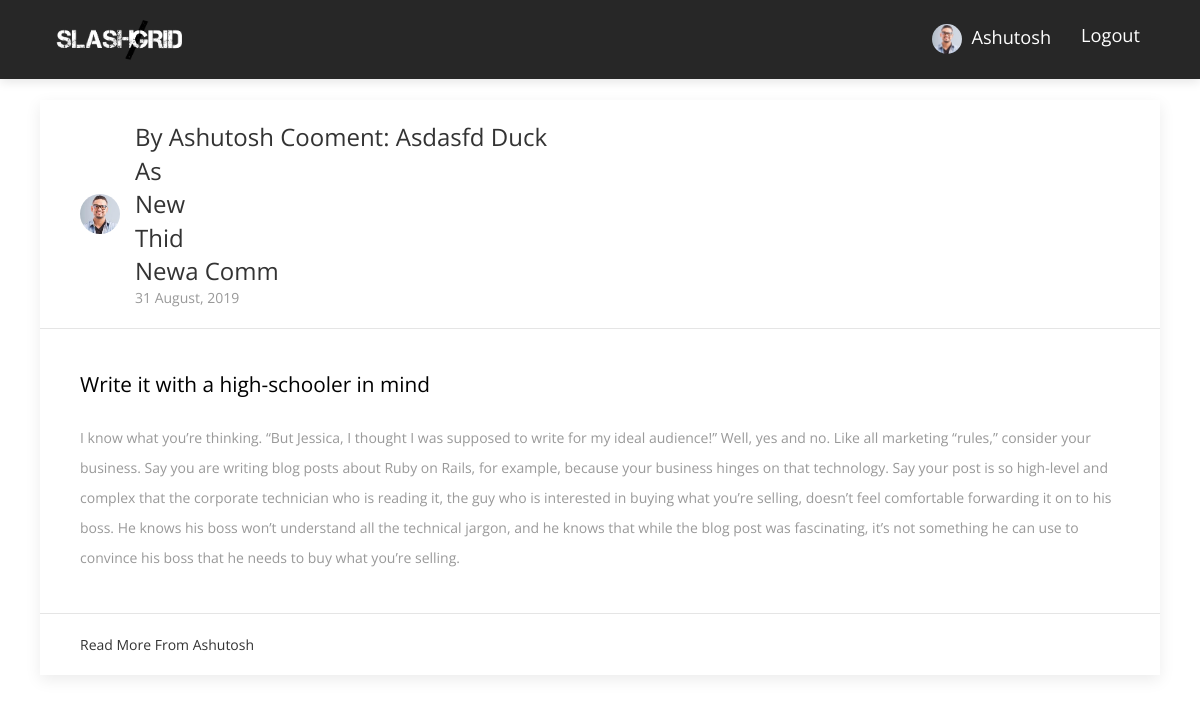
The app's page /post/1 (signed in) with its own data.
### flaskblog/models.py (models this page shows, shortened)
class User(db.Model, UserMixin):
    id = db.Column(db.Integer, primary_key=True)
    username = db.Column(db.String(20), unique=True, nullable=False)
    email = db.Column(db.String(120), unique=True, nullable=False)
    image_file = db.Column(db.String(20), nullable=False, default='default.jpg')
    password = db.Column(db.String(60), nullable=False)
    fb_link = db.Column(db.String(120), unique=True, nullable=True)
    posts = db.relationship('Post', backref='author', lazy=True)
    comment = db.relationship('Comments', backref='author', lazy=True)

class Comments(db.Model):
    id = db.Column(db.Integer, primary_key=True)
    title = db.Column(db.String(100), nullable=False)
    date_posted = db.Column(db.DateTime, nullable=False, default=datetime.utcnow)
    post_id = db.Column(db.Integer, db.ForeignKey('post.id'), nullable=False)
    user_id = db.Column(db.Integer, db.ForeignKey('user.id'), nullable=False)

class Post(db.Model):
    id = db.Column(db.Integer, primary_key=True)
    title = db.Column(db.String(100), nullable=False)
    date_posted = db.Column(db.DateTime, nullable=False, default=datetime.utcnow)
    content = db.Column(db.Text, nullable=False)
    user_id = db.Column(db.Integer, db.ForeignKey('user.id'), nullable=False)
    comment = db.relationship('Comments', backref='post', lazy=True)

### flaskblog/posts/routes.py (the view)
@posts.route("/post/<int:post_id>")
def post(post_id):
    comment = Comments.query.filter_by(post_id=post_id)
    post = Post.query.get_or_404(post_id)
    return render_template('post.html', title=post.title, post=post, comments=comment)

### flaskblog/models.py (called while the page is built)
@login_manager.user_loader
def load_user(user_id):
    return User.query.get(int(user_id))

### flaskblog/templates/post.html (shortened to what this page needs)
{% extends "base.html" %}
{% block content %}
<div class="uk-container" style="margin-top:100px">
    <div class="uk-card uk-card-default uk-width-1-1@m">
      <div class="uk-card-header">
            <div class="uk-grid-small uk-flex-middle" uk-grid>
                <div class="uk-width-auto">
                    <img class="uk-border-circle" width="40" height="40" src="{{ url_for('static', filename='profile_pics/' + post.author.image_file) }}">
                </div>
                <div class="uk-width-expand">
                <h3 class="uk-card-title uk-margin-remove-bottom"  style="text-transform:capitalize">By  {{ post.author.username }} cooment:
                {% for comment in comments %}
                {{ comment.title }}
                <br>
                {% endfor %}
                </h3>
                    <p class="uk-text-meta uk-margin-remove-top"><time datetime="{{ post.date_posted.strftime('%d %B %Y') }}">{{ post.date_posted.strftime('%d %B, %Y') }}</time></p>
                </div>
            </div>
        </div>
        <div class="uk-card-body">
          <p style="font-size: 1.3em;color:black;">{{ post.title }}</p>
          <br>
            <p>{{ post.content }}</p>
        </div>
        <div class="uk-card-footer">
            <a href="{{ url_for('users.user_posts', username=post.author.username) }}" class="uk-button uk-button-text" style="text-transform: capitalize">Read more from {{ post.author.username }}</a>
        </div>
    </div>
</div>
{% endblock %}

### flaskblog/templates/navbar.html (shortened to what this page needs)
<nav class="navbar main-nav  fixed-top navbar-expand-lg" style="background:#272727 !important">
    <div class="container">
        <a class="navbar-brand" href="/"><img src="{{ url_for('static', filename='images/download2.png') }}" alt="logo" width="150" style="padding:10px"></a>
        <div class="collapse navbar-collapse" id="navbarNav">
        <ul class="navbar-nav ml-auto">
          {% if current_user.is_authenticated %}
          <li class="nav-item">
              <a class="nav-link" href="{{ url_for('users.account') }}" style="text-transform: capitalize;color:white;font-size:1.3em">
                  <img class="rounded-circle" src="{{ url_for('static', filename='profile_pics/' + current_user.image_file) }}" width="30">
                  &nbsp;{{ current_user.username }}
              </a>
          </li>
          <li class="nav-item">
              <a class="nav-link" href="{{ url_for('users.logout') }}" style="color:white;font-size:1.3em">Logout</a>
          </li>
         {% endif %}
        </ul>
        </div>
    </div>
</nav>

### flaskblog/static/css/style.css (style rules this page uses)
body { font-family: "Open Sans", sans-serif; -webkit-font-smoothing: antialiased; }
h1, h2, h3, h4, h5, h6 { font-family: "Open Sans", sans-serif; color: #5e5e5e; font-weight: 400; line-height: 1; }
h3 { font-size: 36px; }
p, a, li, blockquote, label, span { font-size: 14px; letter-spacing: 0; line-height: 22px; color: #999999; margin-bottom: 0; }
p { line-height: 30px; }
.transition, .main-nav, .main-nav .navbar-brand { transition: .3s ease; }
.main-nav { background: #7d71d3; box-shadow: 0px 3px 10px 0px rgba(0, 0, 0, 0.1); }
.main-nav .navbar-brand { padding: 0; }
.main-nav .navbar-nav .nav-item { position: relative; }
.main-nav .navbar-nav .nav-item .nav-link { position: relative; text-align: center; font-size: 13px; color: #000; padding-left: 15px; padding-right: 15px; }

### records on screen
User: image_file (picture), username "Ashutosh", author.username "Ashutosh"
Comments: title "Asdasfd Duck"
Comments: title "As"
Comments: title "New"
Comments: title "Thid"
Comments: title "Newa Comm"
Post: date_posted "31 August, 2019", title "Write it with a high-schooler in mind", content "I know what you’re thinking. “But Jessica, I thought I was supposed to write for my ideal audience!” Well, yes and no. Like all marketing “rules,” consider your business. Say you are writing blog posts about Ruby on Rails, for example, because your business hinges on that technology. Say your post is so high-level and complex that the corporate technician who is reading it, the guy who is interested in buying what you’re selling, doesn’t feel comfortable forwarding it on to his boss. He knows his boss won’t understand all the technical jargon, and he knows that while the blog post was fascinating, it’s not something he can use to convince his boss that he needs to buy what you’re selling."
